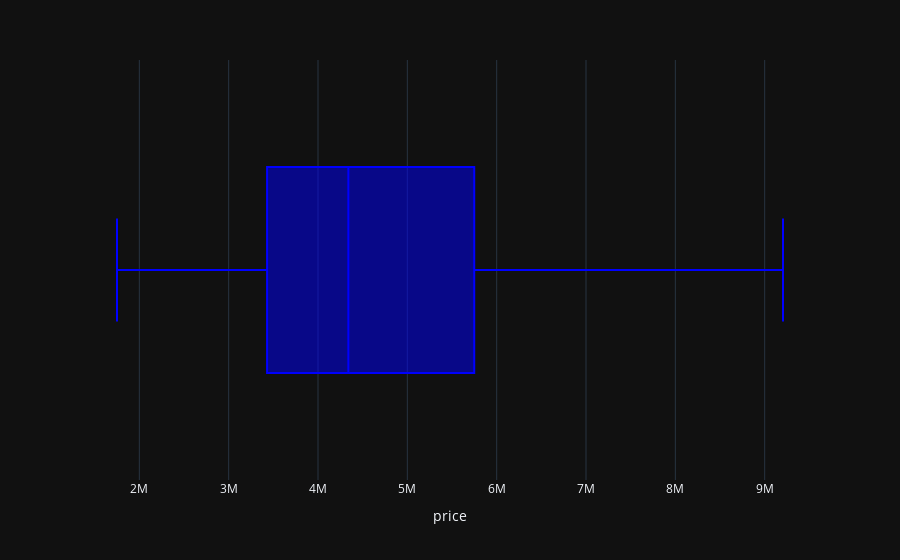
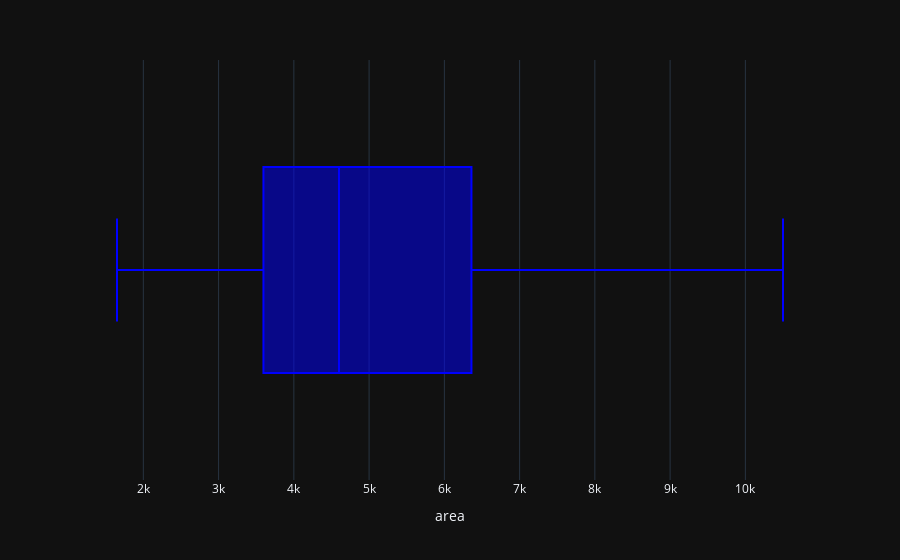
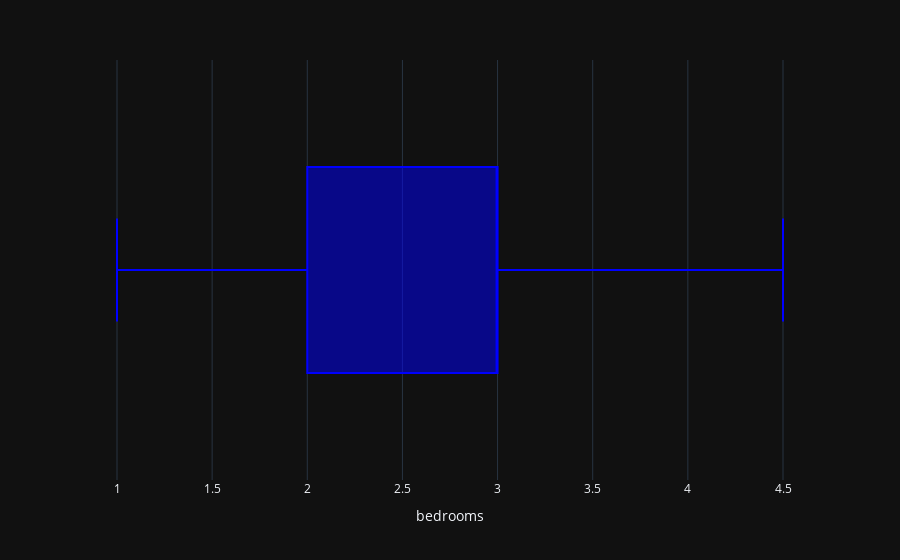
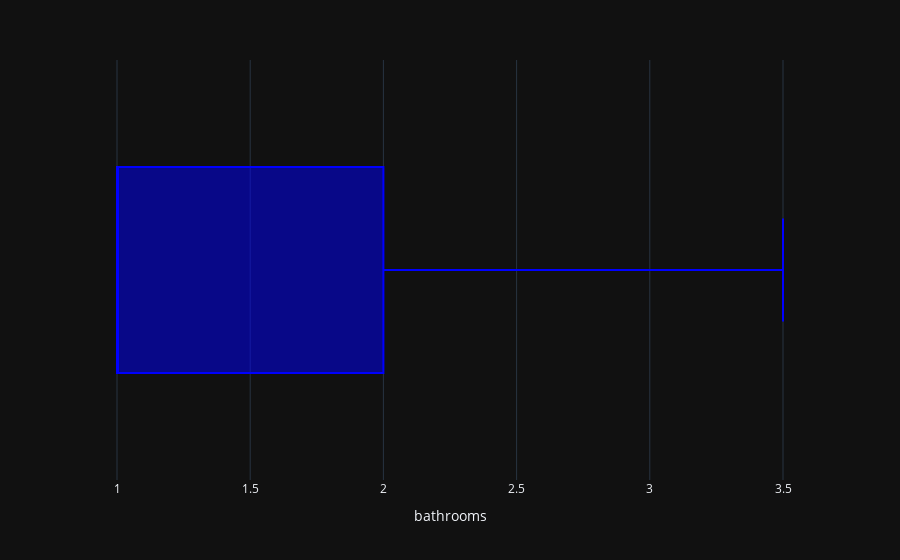

The notebook cell these images were saved under, in order:
### Code cell
def numeric_visualization_boxplot(data):
    numeric_columns = data.select_dtypes(np.number).columns[:]
    for column in numeric_columns:
        fig = px.box(data, x=column,
                        template='plotly_dark'
                        ,labels={'X':column,"index":'Counts'}, color_discrete_sequence=["blue"] )

        fig.show()
numeric_visualization_boxplot(data)

### Figure 1 — Plotly figure (JSON) as saved in the notebook; plotly's stock layout.template omitted (floating-point values rounded to 4 significant figures; data arrays with more than 128 entries replaced by an {"elided": "..."} marker saying what was removed)
{"data": [{"alignmentgroup": "True", "hovertemplate": "price=%{x}<extra></extra>", "legendgroup": "", "marker": {"color": "blue"}, "name": "", "notched": false, "offsetgroup": "", "orientation": "h", "showlegend": false, "type": "box", "x": {"elided": "545 int values"}, "x0": " ", "xaxis": "x", "y0": " ", "yaxis": "y"}], "layout": {"boxmode": "group", "legend": {"tracegroupgap": 0}, "margin": {"t": 60}, "xaxis": {"anchor": "y", "domain": [0, 1], "title": {"text": "price"}}, "yaxis": {"anchor": "x", "domain": [0, 1]}}}

### Figure 2 — Plotly figure (JSON) as saved in the notebook; plotly's stock layout.template omitted (floating-point values rounded to 4 significant figures; data arrays with more than 128 entries replaced by an {"elided": "..."} marker saying what was removed)
{"data": [{"alignmentgroup": "True", "hovertemplate": "area=%{x}<extra></extra>", "legendgroup": "", "marker": {"color": "blue"}, "name": "", "notched": false, "offsetgroup": "", "orientation": "h", "showlegend": false, "type": "box", "x": {"elided": "545 int values"}, "x0": " ", "xaxis": "x", "y0": " ", "yaxis": "y"}], "layout": {"boxmode": "group", "legend": {"tracegroupgap": 0}, "margin": {"t": 60}, "xaxis": {"anchor": "y", "domain": [0, 1], "title": {"text": "area"}}, "yaxis": {"anchor": "x", "domain": [0, 1]}}}

### Figure 3 — Plotly figure (JSON) as saved in the notebook; plotly's stock layout.template omitted (floating-point values rounded to 4 significant figures; data arrays with more than 128 entries replaced by an {"elided": "..."} marker saying what was removed)
{"data": [{"alignmentgroup": "True", "hovertemplate": "bedrooms=%{x}<extra></extra>", "legendgroup": "", "marker": {"color": "blue"}, "name": "", "notched": false, "offsetgroup": "", "orientation": "h", "showlegend": false, "type": "box", "x": {"elided": "545 float values"}, "x0": " ", "xaxis": "x", "y0": " ", "yaxis": "y"}], "layout": {"boxmode": "group", "legend": {"tracegroupgap": 0}, "margin": {"t": 60}, "xaxis": {"anchor": "y", "domain": [0, 1], "title": {"text": "bedrooms"}}, "yaxis": {"anchor": "x", "domain": [0, 1]}}}

### Figure 4 — Plotly figure (JSON) as saved in the notebook; plotly's stock layout.template omitted (floating-point values rounded to 4 significant figures; data arrays with more than 128 entries replaced by an {"elided": "..."} marker saying what was removed)
{"data": [{"alignmentgroup": "True", "hovertemplate": "bathrooms=%{x}<extra></extra>", "legendgroup": "", "marker": {"color": "blue"}, "name": "", "notched": false, "offsetgroup": "", "orientation": "h", "showlegend": false, "type": "box", "x": {"elided": "545 float values"}, "x0": " ", "xaxis": "x", "y0": " ", "yaxis": "y"}], "layout": {"boxmode": "group", "legend": {"tracegroupgap": 0}, "margin": {"t": 60}, "xaxis": {"anchor": "y", "domain": [0, 1], "title": {"text": "bathrooms"}}, "yaxis": {"anchor": "x", "domain": [0, 1]}}}
